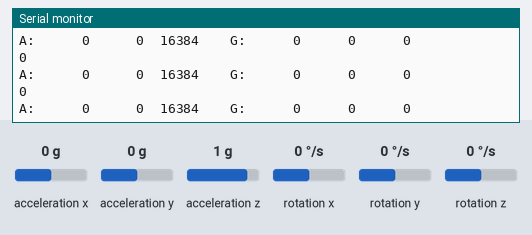
Bench run of a sketch on a simulated Arduino Uno, built with avr-gcc and run on an emulated ATmega328P. Shown: the last lines printed to the serial monitor. The inputs (shaded band) are chosen by the test bench; at power-on: acceleration x 0 g, acceleration y 0 g, acceleration z 1 g, rotation x 0 °/s, rotation y 0 °/s, rotation z 0 °/s.

Above: at 1.3 s.
1.4 s: acceleration x set to -1.4 g
At 1.82 s:
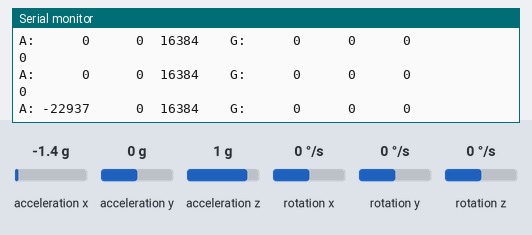
3.5 s: acceleration y set to -1.4 g
At 3.83 s:
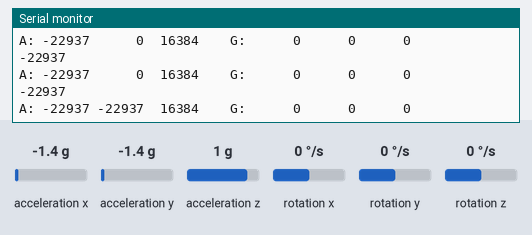
5.5 s: acceleration z set to -1.4 g
At 5.84 s:
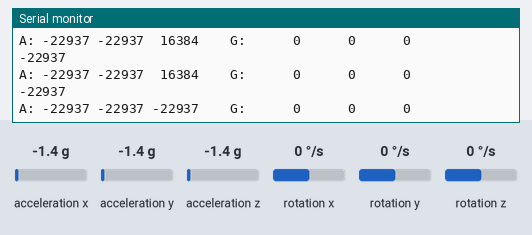
7.5 s: rotation x set to -192 °/s
At 7.85 s:
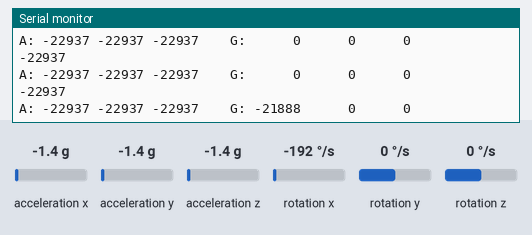
9.5 s: rotation y set to -192 °/s
At 9.86 s:
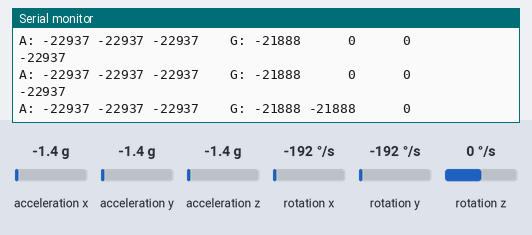
11.5 s: rotation z set to -192 °/s
At 11.87 s:
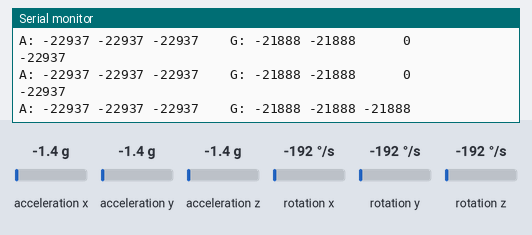

The sketch:

altIMU.ino
```cpp
#include <avr/io.h>
#include <avr/interrupt.h>
#include "altIMU.h"
/*
 * This program displays the distance in cm measured with
 * the sensor HC-SR04.
 *
 * To do so, we use the 16 bit Timer1 and the Logic-level change interruption 4.
 * We decided to use Timer1 to maximize timing and distance measuring accuracy.
 * We decided to use interruption 4 to avoid clashing with other functions such as i2c.
 */


altIMU sensor;
void setup() {
  Serial.begin(9600);
  sensor = altIMU(1);
}


void loop() {

  /*repeatedly creating triggers for the sensor and printing
    the distance value*/
  int val = sensor.readValue();
  delay(500);
  Serial.println(val);
}
```

altIMU.cpp
```cpp
#include "altIMU.h" //include the declaration for this class

altIMU::altIMU(int x) {
   Wire.begin();

  imu.init();
  imu.enableDefault();
}
altIMU::altIMU() {
}
altIMU::~altIMU()  {};

int altIMU::readValue() {
  imu.read();
  char report[80];
  snprintf(report, sizeof(report), "A: %6d %6d %6d    G: %6d %6d %6d",
    imu.a.x, imu.a.y, imu.a.z,
    imu.g.x, imu.g.y, imu.g.z);

  Serial.println(report);
  return imu.a.x;
}
```

altIMU.h
```cpp
#ifndef ALTIMU_H
#define ALTIMU_H

#include <LSM6.h>
#include <Wire.h>

/*
 * This class measures the inclination of the y axis in altIMU sensor
 *
*/

class altIMU {
public:

	altIMU(int x);
  altIMU();
	~altIMU();
  int readValue();

private:
  LSM6 imu;


};

#endif
```

Measured:
- after the input at 1.4 s, the serial monitor: prints a new line after 0.11 s (image 1)
- after the input at 3.5 s, the serial monitor: prints a new line at once (image 2)
- after the input at 5.5 s, the serial monitor: prints a new line at once (image 3)
- after the input at 7.5 s, the serial monitor: prints a new line after 0.05 s (image 4)
- after the input at 9.5 s, the serial monitor: prints a new line after 0.06 s (image 5)
- after the input at 11.5 s, the serial monitor: prints a new line after 0.07 s (image 6)
